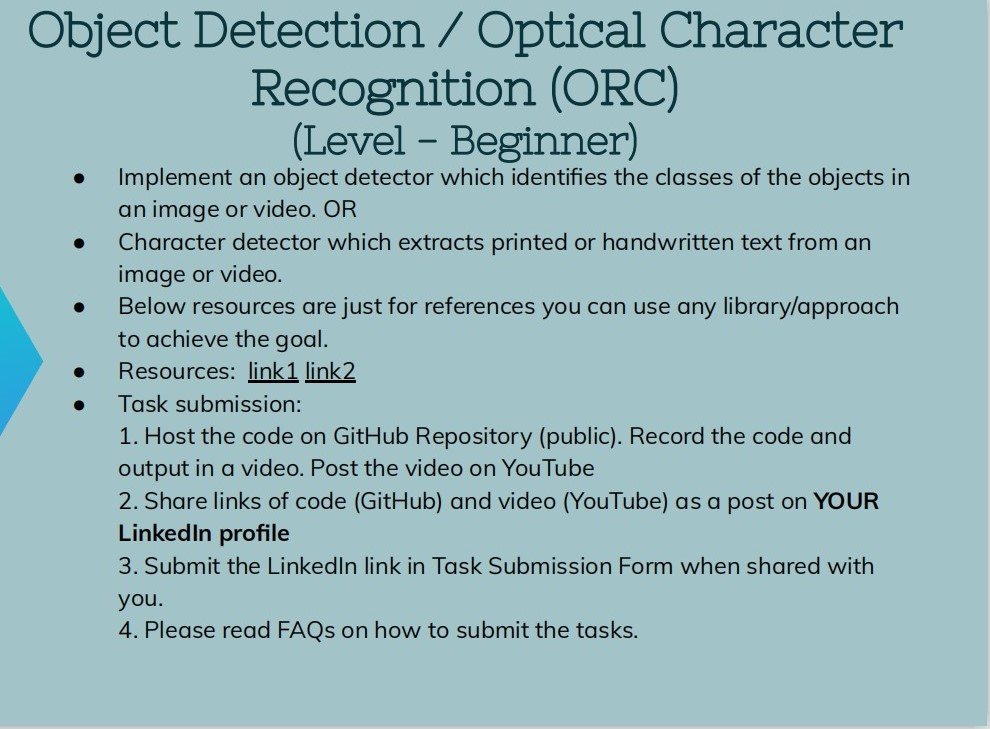
#> input picture Image/ocr.jpg, 990 x 729 px, found by its file name
$ jupyter execute --allow-errors OCR.ipynb
#> lines starting #> are read from the running program, lines starting #| are printed output that depends on the picture
## Task-
*Implement an object detector which identifies the classes of the objects in
an image or video*

**OR**

*Character detector which extracts printed or handwritten text from an
image or video*

## I have implemented optical character recognition(OCR)

### Importing libraries

[cell 1]
import pytesseract
import numpy as np
import matplotlib.pyplot as plt
from pytesseract import Output
import cv2

### Reading the image

[cell 2]
image = cv2.imread('OCR.jpg')
#> image is the input picture: shape (729, 990, 3); mean B, G, R 189.3, 184.4, 152.3
print("The type of this input is {}".format(type(image)))
#| The type of this input is <class 'numpy.ndarray'>
print("Shape: {}".format(image.shape))
#| Shape: (729, 990, 3)
plt.imshow(image)

#> (a cell that did not finish here is left out)

### Greyscale-
#### Because it is a one layer image from 0-255 whereas the RGB has three different layer image.
#### So that is a reason we prefer grey scale image instead of RGB-less information needs to be provided for each pixel

[cell 4]
gray = cv2.cvtColor(image, cv2.COLOR_BGR2GRAY)
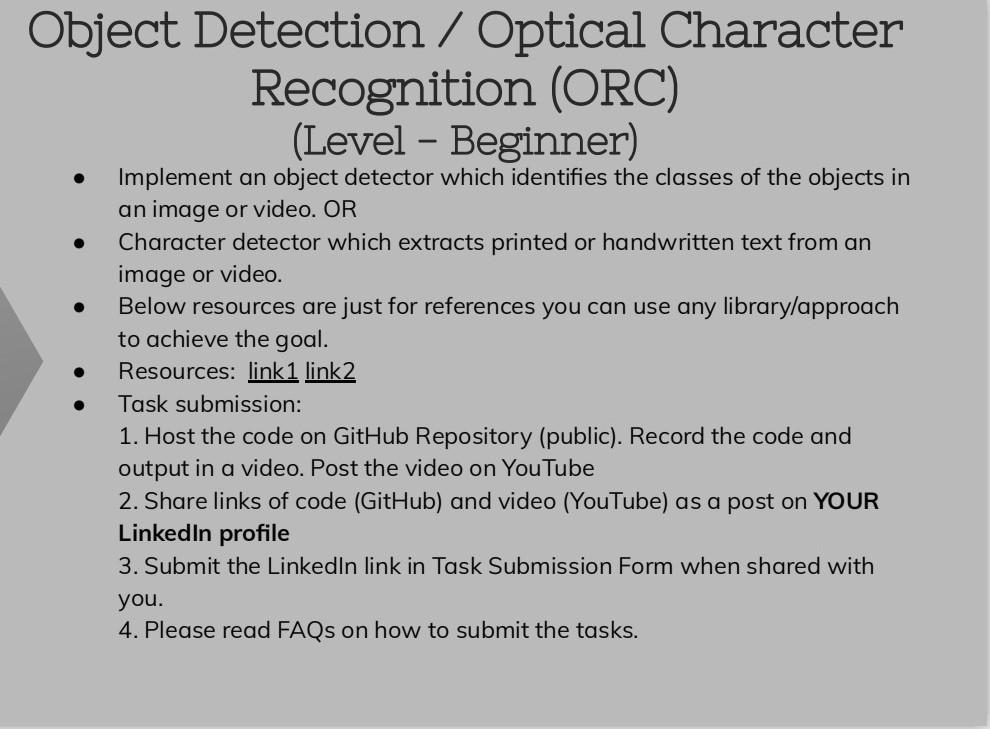
#> gray: shape (729, 990); min 0, max 225, mean 175.5
plt.imshow(gray,cmap='gray')
plt.axis('off')
